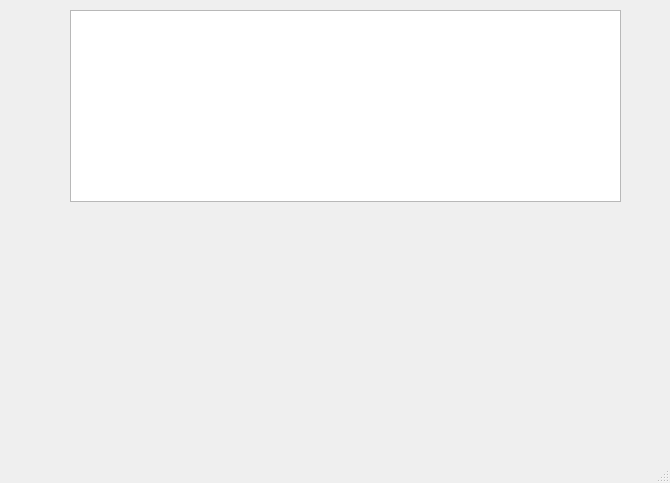
<?xml version="1.0" encoding="UTF-8"?>
<ui version="4.0">
 <class>MainWindow</class>
 <widget class="QMainWindow" name="MainWindow">
  <property name="geometry">
   <rect>
    <x>0</x>
    <y>0</y>
    <width>670</width>
    <height>483</height>
   </rect>
  </property>
  <property name="windowTitle">
   <string>MainWindow</string>
  </property>
  <widget class="QWidget" name="centralwidget">
   <widget class="QTableView" name="tableView">
    <property name="geometry">
     <rect>
      <x>70</x>
      <y>10</y>
      <width>551</width>
      <height>192</height>
     </rect>
    </property>
   </widget>
  </widget>
  <widget class="QMenuBar" name="menubar">
   <property name="geometry">
    <rect>
     <x>0</x>
     <y>0</y>
     <width>670</width>
     <height>22</height>
    </rect>
   </property>
  </widget>
  <widget class="QStatusBar" name="statusbar"/>
 </widget>
 <resources/>
 <connections/>
</ui>
